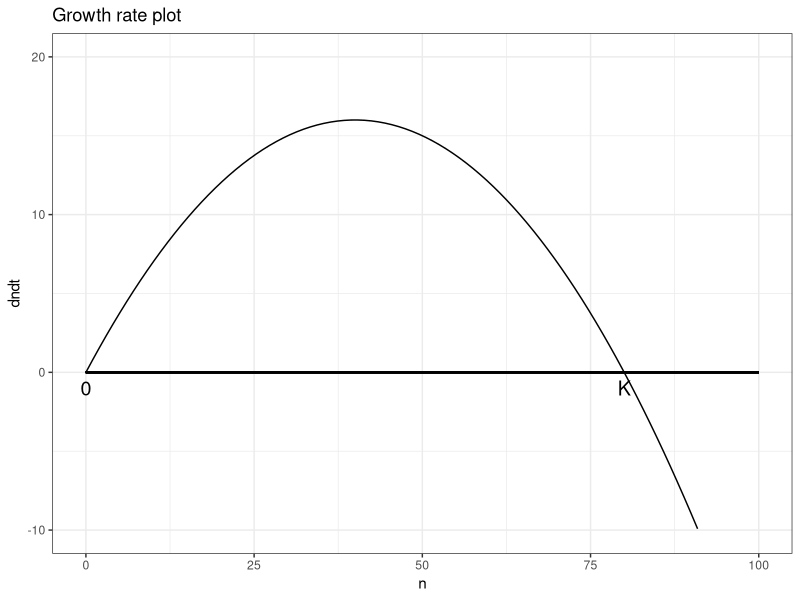
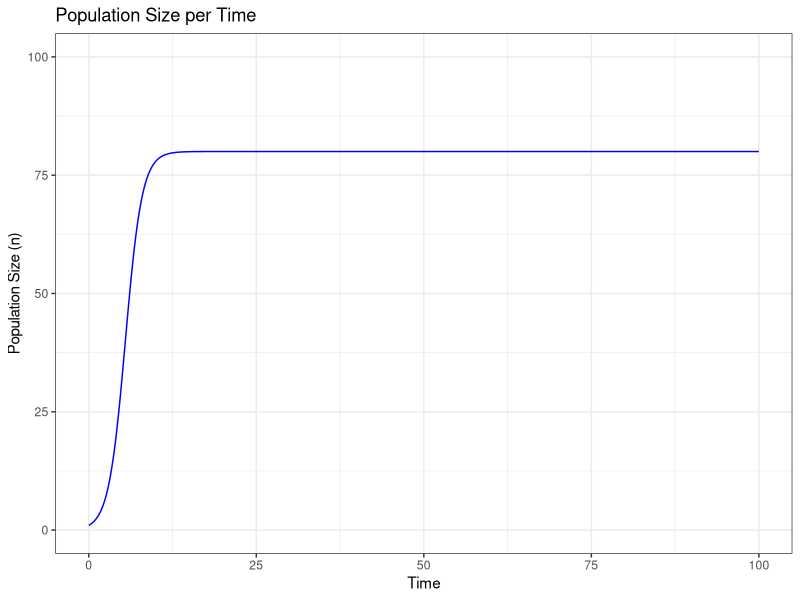
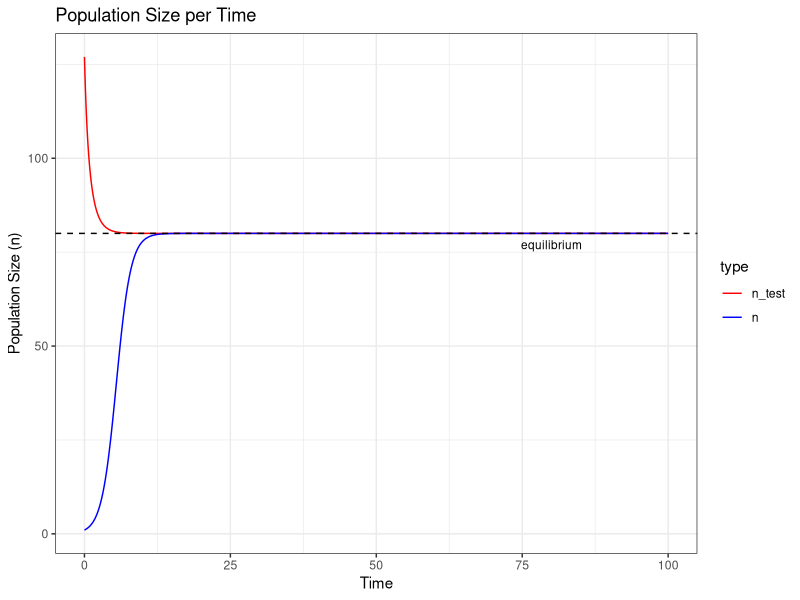
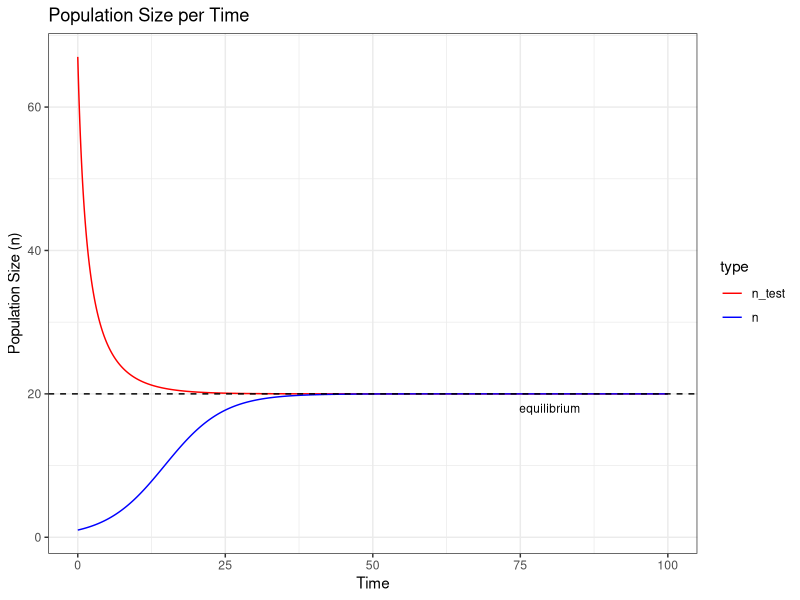
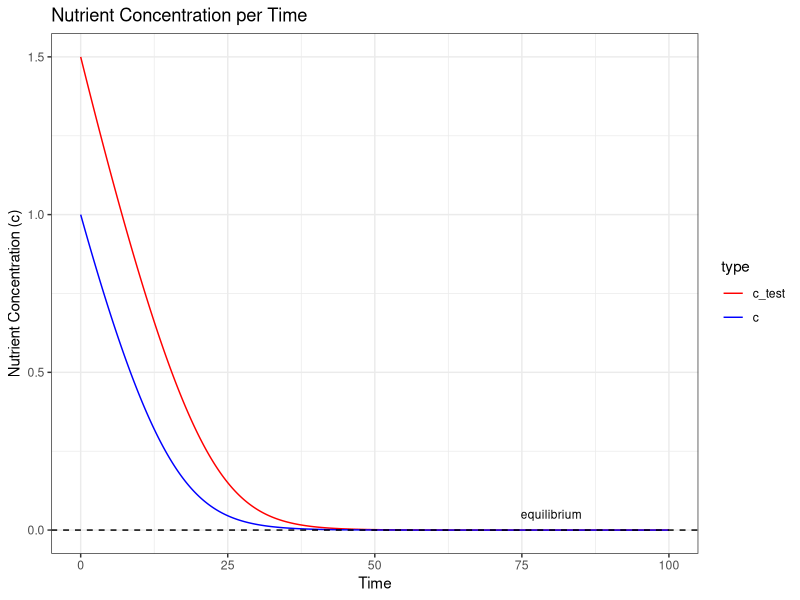
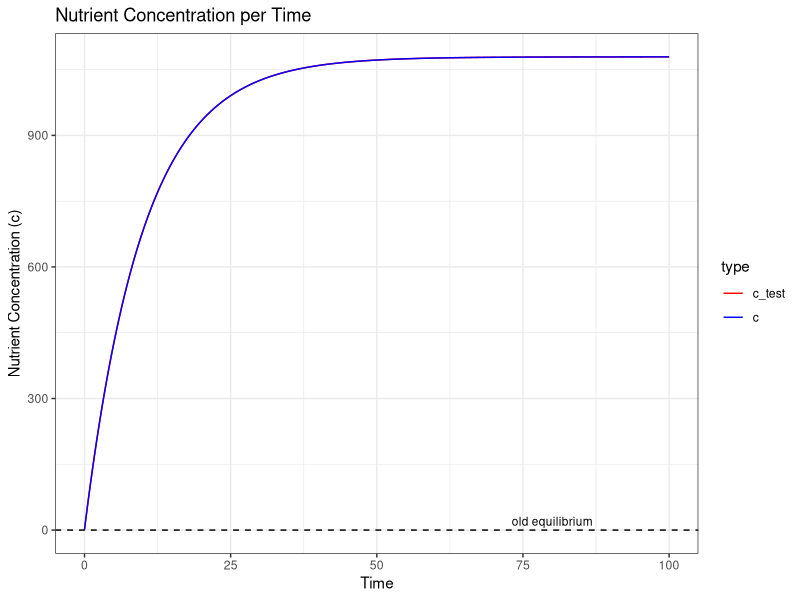
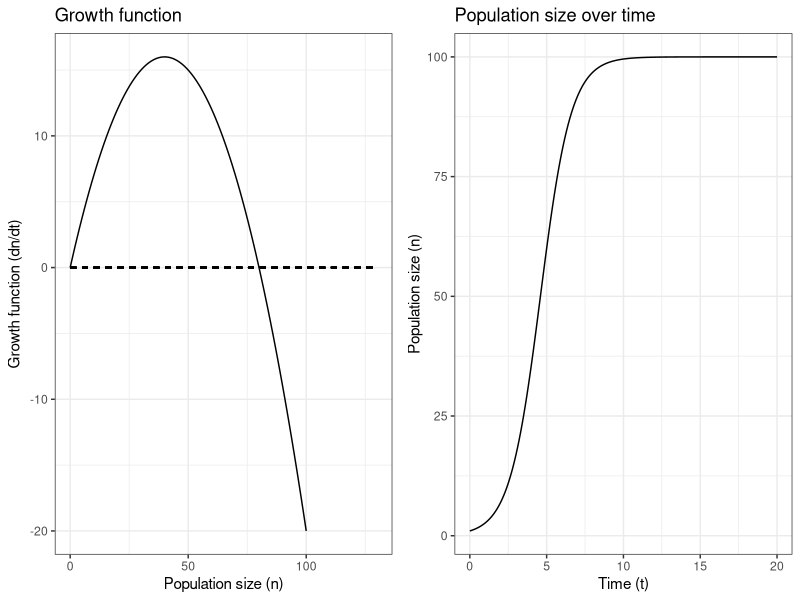
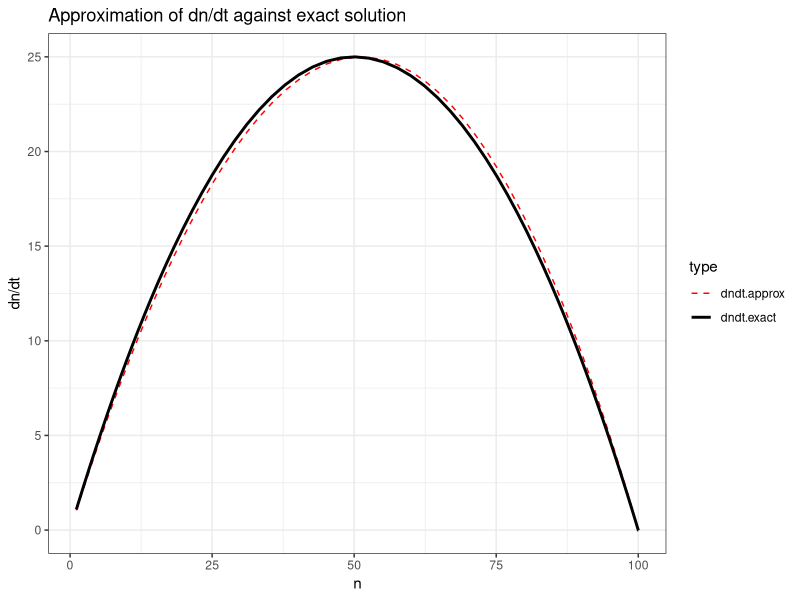

The R source for these figures, in order:
## ---- chunk 1
knitr::opts_chunk$set(echo = TRUE)
## ---- chunk 2
library(tidyverse)
library(deSolve)
library(ggpubr)
## ---- chunk 3

# Params
r0 <- 1
K <- 100
n <- seq(0, 100, length.out = 100)
h <- 0.2

# dndt function
dndt <- r0 * n * (1 - n/K) - h * n

# Make it to df
df <- data.frame(n, dndt)

# Plot
df %>% 
  ggplot(aes(x = n, y = dndt)) + 
  geom_line() + 
  geom_segment(aes(x = 0, y = 0, xend = 100, yend = 0)) +
  annotate("text", x = 80, y=-1, label = "K", size = 5) +
  annotate("text", x = 0, y=-1, label = "0", size = 5) +
  theme_bw() +
  ylim(-10, 20) +
  labs(title = "Growth rate plot")
## ---- chunk 4

# Function
pop_growth <- function(t, n, P) {
    
  dndt <- P$r0 * n * (1 - n/P$K) - P$h * n
  return(list(dndt))
}

# Params
P <- list(r0 = 1, K = 100, h = 0.2)

# Vector of time points
times <- seq(0, 100, 0.01)

# Initial population size is 1, thus we set y = 1.
res <- ode(y = 1, times = times, func = pop_growth, parms = P)

# Change column names to avoid "1"
colnames(res) <- c("time", "n")

# Plot using ggplot
res %>% 
  as.data.frame() %>% 
  ggplot(aes(x = time, y = n)) +
  ylim(0, 100) +
  geom_line(color = "blue") + 
  theme_bw() +
  labs(title = "Population Size per Time", x = "Time", y = "Population Size (n)")

## ---- chunk 5
# The calculated equilibrium point
equi <- P$K * (1 - P$h/P$r0)

# Larger  point to see if it moves to equi
test_point <- equi+47

# Calculate a new line with the new starting point to see if it moves towards equilibrium 
test_stab <- ode(y=test_point, times = times, func = pop_growth, parms = P)

# Rename column
colnames(test_stab) <- c("time", "n_test")

# Merge test_stab and res, and add a column with the equilibrium point
df_sim <- merge(test_stab, res, by = "time")


# Reshape dataframe to long format
df_sim_long <- df_sim %>% 
  pivot_longer(cols = c("n_test", "n"), names_to = "type", values_to = "value")

# I set the factor in this order so that "n" is drawn after "n_test".
df_sim_long$type <- factor(df_sim_long$type, levels = c("n_test", "n"))

  
# Plot in ggplot
df_sim_long %>% 
  ggplot(aes(x = time, y = value, color = type)) +
  geom_line() +
  geom_hline(yintercept = equi, linetype = "dashed") +
  scale_color_manual(values = c("n" = "blue", "n_test" = "red")) +
  annotate("text", x = 80, y = equi-3, label = "equilibrium", size = 3) +
  theme_bw() +
  labs(
    title = "Population Size per Time",
    x = "Time",
    y = "Population Size (n)"
    )

## ---- chunk 6

# Change the h parameter
P$h <- 0.8

# The calculated equilibrium point
equi <- P$K * (1 - P$h/P$r0)

# Larger  point to see if it moves to equi
test_point <- equi+47

# Calculate a new line with the new starting point to see if it moves towards equilibrium 
test_stab <- ode(y=test_point, times = times, func = pop_growth, parms = P)

# Initial population size is 1, thus we set y = 1.
res <- ode(y = 1, times = times, func = pop_growth, parms = P)

# Change column names to avoid "1"
colnames(res) <- c("time", "n")

# Rename column
colnames(test_stab) <- c("time", "n_test")

# Merge test_stab and res, and add a column with the equilibrium point
df_sim <- merge(test_stab, res, by = "time")


# Reshape dataframe to long format
df_sim_long <- df_sim %>% 
  pivot_longer(cols = c("n_test", "n"), names_to = "type", values_to = "value")

# I set the factor in this order so that "n" is drawn after "n_test".
df_sim_long$type <- factor(df_sim_long$type, levels = c("n_test", "n"))

  
# Plot in ggplot
df_sim_long %>% 
  ggplot(aes(x = time, y = value, color = type)) +
  geom_line() +
  geom_hline(yintercept = equi, linetype = "dashed") +
  scale_color_manual(values = c("n" = "blue", "n_test" = "red")) +
  annotate("text", x = 80, y = equi-2, label = "equilibrium", size = 3) +
  theme_bw() +
  labs(
    title = "Population Size per Time",
    x = "Time",
    y = "Population Size (n)"
    )


## ---- chunk 7
# Define function
nutrient_uptake <- function(t, c, P) {
  dcdt <- -P2$Kmax*c/(P2$kn+c)*P2$n
  return(list(dcdt))
}

# Define parameters
P2 <- list(kn = 0.5, Kmax = 0.1, n = 1)

# Time
times <- seq(0, 100, 0.01)

# Run the function
res2 <- ode(y = 1, times = times, func = nutrient_uptake, parms = P2)
res2_test <- ode(y=1+0.5, times = times, func = nutrient_uptake, parms = P2)

# Fix colnames
colnames(res2) <- c("time", "c")
colnames(res2_test) <- c("time", "c_test")

# Merge res2_test and res2, and add a column with the equilibrium point
df2_sim <- merge(res2_test, res2, by = "time")


# Reshape dataframe to long format
df2_sim_long <- df2_sim %>% 
  pivot_longer(cols = c("c_test", "c"), names_to = "type", values_to = "value")

# I set the factor in this order so that "n" is drawn after "n_test".
df2_sim_long$type <- factor(df2_sim_long$type, levels = c("c_test", "c"))
  
# Plot in ggplot
df2_sim_long %>% 
  ggplot(aes(x = time, y = value, color = type)) +
  geom_line() +
  geom_hline(yintercept = 0, linetype = "dashed") +
  scale_color_manual(values = c("c" = "blue", "c_test" = "red")) +
  annotate("text", x = 80, y = 0.05, label = "equilibrium", size = 3) +
  theme_bw() +
  labs(
    title = "Nutrient Concentration per Time",
    x = "Time",
    y = "Nutrient Concentration (c)"
    )



## ---- chunk 8
# Define function
nutrient_uptake_chemostat <- function(t, c, P) {
  dcdt <- P3$l - P3$mu*c - P3$Kmax*c/(P3$kn+c)*P3$n
  return(list(dcdt))
}

# Define parameters
P3 <- list(kn = 0.5, Kmax = 0.1, n = 1, l = 108, mu = 0.1)

# Time
times <- seq(0, 100, 0.01)

# Run the function
res3 <- ode(y = 1, times = times, func = nutrient_uptake_chemostat, parms = P3)
res3_test <- ode(y = 1 + 0.5, times = times, func = nutrient_uptake_chemostat,
                 parms = P3)
# Fix colnames
colnames(res3) <- c("time", "c")
colnames(res3_test) <- c("time", "c_test")

# Merge res3_test and res3, and add a column with the equilibrium point
df3_sim <- merge(res3_test, res3, by = "time")

# Reshape dataframe to long format
df3_sim_long <- df3_sim %>% 
  pivot_longer(cols = c("c_test", "c"), names_to = "type", values_to = "value")

# I set the factor in this order so that "n" is drawn after "n_test".
df3_sim_long$type <- factor(df3_sim_long$type, levels = c("c_test", "c"))

# Plot in ggplot
df3_sim_long %>% 
  ggplot(aes(x = time, y = value, color = type)) +
  geom_line() +
  geom_hline(yintercept = 0, linetype = "dashed") +
  scale_color_manual(values = c("c" = "blue", "c_test" = "red")) +
  annotate("text", x = 80, y = 20, label = "old equilibrium", size = 3) +
  theme_bw() +
  labs(
    title = "Nutrient Concentration per Time",
    x = "Time",
    y = "Nutrient Concentration (c)"
    )
## ---- chunk 9
# Define parameters
P4 <- list(r0 = 1, K = 100, n0 = 1)

# Population values
n_vec <- seq(0, 120)

# Time values
t_vec <- seq(0, 20, 0.1)

# Run the functions
dndt <- P4$r0*n_vec*(1-n_vec/P4$K)
nt <- P4$K/(1+(P4$K/P4$n0-1)*exp(-P4$r0*t_vec))

# Set up dataframes
df_dndt <- data.frame(n = n_vec, dndt = dndt)
df_nt <- data.frame(t = t_vec, nt = nt)

# Plot growth function in ggplot
dndt_plot <- df %>% 
  ggplot(aes(x = n, y = dndt)) +
  geom_line() +
  geom_segment(aes(x = 0, y = 0, xend = 130, yend = 0),linetype = "dashed") +
  theme_bw() +
  labs(
    title = "Growth function",
    x = "Population size (n)",
    y = "Growth function (dn/dt)"
    )

# Plot n(t) in ggplot
nt_plot <- df_nt %>% 
  ggplot(aes(x = t, y = nt)) +
  geom_line() +
  theme_bw() +
  labs(
    title = "Population size over time",
    x = "Time (t)",
    y = "Population size (n)"
    )

# Plot both plots
ggarrange(dndt_plot, nt_plot, nrow = 1, ncol = 2)


## ---- chunk 10
# Parameters
P4 <- list(r0 = 1, K = 100, n0 = 1)

# Time vector
t_vec <- seq(0, 20, 0.1)

# Calculate the n-values from n(t)
nt <- P4$K/(1+(P4$K/P4$n0-1)*exp(-P4$r0*t_vec))

# Calculate an approximation of dn/dt
dndt_approx <- diff(nt)/diff(t_vec)

# Calculate the exact dn/dt
dndt <- P4$r0*nt[-1]*(1-nt[-1]/P4$K)

# Make it as dataframe
df_dndt_approx <- data.frame(
  n = nt[-1],
  dndt.approx = dndt_approx,
  dndt.exact = dndt
  )

# Make it to long format instead of wide
df_dndt_approx_long <- df_dndt_approx %>% 
  pivot_longer(
    cols = c("dndt.approx", "dndt.exact"),
    names_to = "type",
    values_to = "value"
    )


# Plot the approximation against the exact solution 
df_dndt_approx_long %>% 
  ggplot(aes(x = n, y = value, color = type)) +
  geom_line(aes(linetype = type, size = type)) +
  scale_linetype_manual(
    values = c("dndt.approx" = "dashed", "dndt.exact" = "solid")) +
  scale_size_manual(values = c("dndt.approx" = 0.5, "dndt.exact" = 1)) +
  scale_color_manual(values = c("dndt.approx" = "red", "dndt.exact" = "black")) +
  theme_bw() +
  labs(
    title = "Approximation of dn/dt against exact solution",
    x = "n",
    y = "dn/dt"
    )

## ---- chunk 11
# Parameters
P5 <- list(r0 = 1, K = 100, n0 = 1, dt = 0.1, t_init = 0, t_end = 20)

# Time values and vector for n values
t_vec <- seq(P5$t_init, P5$t_end, P5$dt)
n_vec <- rep(NA, length(t_vec))


# The steps to repeat as described in the question
for (i in 1:length(t_vec)) {
  if (i == 1) {
    n_vec[i] <- P5$n0
  } else {
    # Calculate dndt using the logistic growth model formula
    dndt <- P5$r0 * n_vec[i-1] * (1 - n_vec[i-1] / P5$K)
    
    # Calculate dndt times delta t
    delta_n <- dndt * P5$dt
    
    # Update n with the previous n plus delta n
    n_vec[i] <- n_vec[i-1] + delta_n
  }
}

# Get the analytical solution (aka the exact solution)
n_ana <- P5$K/(1+(P5$K/P5$n0-1)*exp(-P5$r0*t_vec))

# Make it to a dataframe
df_n <- data.frame(
  t = t_vec,
  n = n_vec,
  n.exact = n_ana
  )

# Make it to long format instead of wide
df_n_long <- df_n %>% 
  pivot_longer(
    cols = c("n", "n.exact"),
    names_to = "type",
    values_to = "value"
    )

# Plot with ggplot
df_n_long %>% 
  ggplot(aes(x = t, y = value, color = type)) +
  geom_line(aes(linetype = type, size = type)) +
  scale_linetype_manual(
    values = c("n" = "solid", "n.exact" = "dashed")) +
  scale_size_manual(values = c("n" = 0.5, "n.exact" = 1)) +
  scale_color_manual(values = c("n" = "red", "n.exact" = "black")) +
  theme_bw() +
  labs(
    title = "Numerical solution against analytical solution",
    x = "t",
    y = "n"
    )
